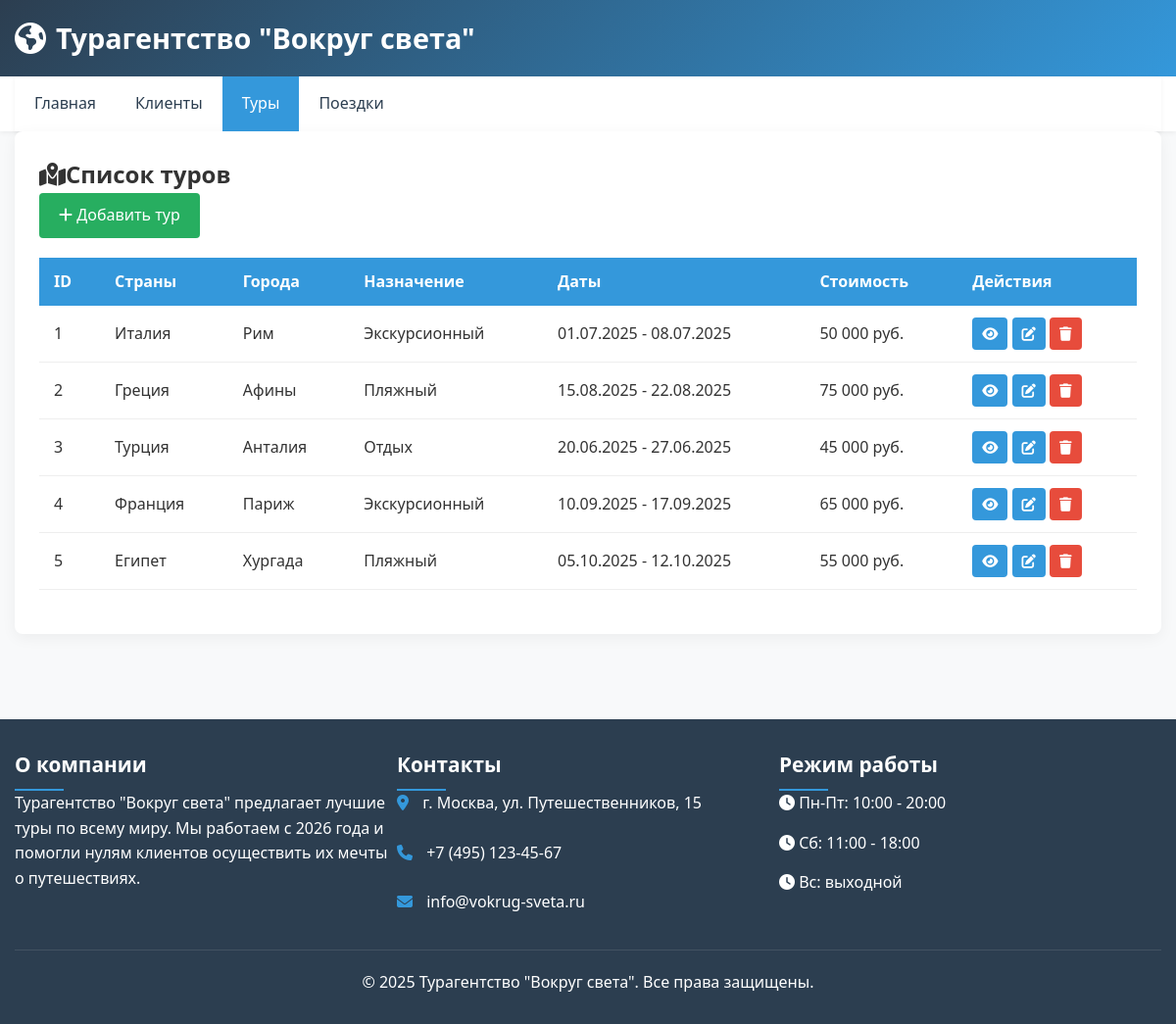
/index.php?entity=tour&action=list, run on the app's committed database.
### tables this page shows
CREATE TABLE `tour` (
  `TourID` int(11) NOT NULL,
  `Countries` varchar(200) DEFAULT NULL,
  `Cities` varchar(200) DEFAULT NULL,
  `Purpose` varchar(200) DEFAULT NULL,
  `HotelCategory` varchar(50) DEFAULT NULL,
  `MealPlan` varchar(100) DEFAULT NULL,
  `StartDate` date DEFAULT NULL,
  `EndDate` date DEFAULT NULL,
  `Transport` varchar(100) DEFAULT NULL,
  `BaseCost` decimal(19,4) DEFAULT NULL
);

### controllers/tour_controller.php (called while the page is built, shortened)
<?php
$action = $_GET['action'] ?? 'list';
switch ($action) {
    case 'list':
        $tours = getAllTours();
        include __DIR__ . '/../views/tour/list.php';
        break;
}

### model.php (called while the page is built, shortened)
<?php
$host = '127.0.0.1';
$user = 'root';
$password = '';
$database = 'travel_agency';
$mysqli = new mysqli($host, $user, $password, $database);
function getAllTours()
{
    global $mysqli;
    $result = $mysqli->query("SELECT * FROM tour");
    return $result->fetch_all(MYSQLI_ASSOC);
}
?>

### views/tour/list.php (the view)
<div class="content-card">
    <div class="d-flex justify-content-between align-items-center mb-4">
        <h2><i class="fas fa-map-marked-alt me-2"></i>Список туров</h2>
        <a href="index.php?entity=tour&action=add" class="btn btn-success">
            <i class="fas fa-plus me-1"></i> Добавить тур
        </a>
    </div>
    <div class="table-responsive">
        <table class="table table-hover">
            <thead class="table-primary">
                <tr>
                    <th>ID</th>
                    <th>Страны</th>
                    <th>Города</th>
                    <th>Назначение</th>
                    <th>Даты</th>
                    <th>Стоимость</th>
                    <th>Действия</th>
                </tr>
            </thead>
            <tbody>
                <?php foreach ($tours as $tour): ?>
                    <tr>
                        <td><?= $tour['TourID'] ?></td>
                        <td><?= $tour['Countries'] ?></td>
                        <td><?= $tour['Cities'] ?></td>
                        <td><?= $tour['Purpose'] ?></td>
                        <td>
                            <?= date('d.m.Y', strtotime($tour['StartDate'])) ?> -
                            <?= date('d.m.Y', strtotime($tour['EndDate'])) ?>
                        </td>
                        <td><?= number_format($tour['BaseCost'], 0, ',', ' ') ?> руб.</td>
                        <td>
                            <div class="btn-group">
                                <a href="index.php?entity=tour&action=show&id=<?= $tour['TourID'] ?>"
                                    class="btn btn-sm btn-primary" title="Просмотр">
                                    <i class="fas fa-eye"></i>
                                </a>
                                <a href="index.php?entity=tour&action=edit&id=<?= $tour['TourID'] ?>"
                                    class="btn btn-sm btn-warning" title="Редактировать">
                                    <i class="fas fa-edit"></i>
                                </a>
                                <a href="index.php?entity=tour&action=delete&id=<?= $tour['TourID'] ?>"
                                    class="btn btn-sm btn-danger" title="Удалить"
                                    onclick="return confirm('Вы уверены? Удаление тура также удалит все связанные поездки!')">
                                    <i class="fas fa-trash"></i>
                                </a>
                            </div>
                        </td>
                    </tr>
                <?php endforeach; ?>
            </tbody>
        </table>
    </div>
</div>

### index.php (style rules this page uses)
:root { --primary: #3498db; --secondary: #2c3e50; --success: #27ae60; --danger: #e74c3c; --light: #ecf0f1; --dark: #2c3e50; --gray: #95a5a6; }
* { margin: 0; padding: 0; box-sizing: border-box; font-family: 'Segoe UI', Tahoma, Geneva, Verdana, sans-serif; }
body { background-color: #f8f9fa; color: #333; line-height: 1.6; }
.content-card { background: white; border-radius: 8px; box-shadow: 0 4px 15px rgba(0, 0, 0, 0.05); padding: 25px; }
.btn { display: inline-block; padding: 10px 20px; background-color: var(--primary); color: white; border: none; border-radius: 4px; cursor: pointer; font-size: 1rem; font-weight: 500; text-decoration: none; transition: background-color 0.3s; }
.btn-success { background-color: var(--success); }
.btn-danger { background-color: var(--danger); }
.btn-sm { padding: 5px 10px; font-size: 0.9rem; }
table { width: 100%; border-collapse: collapse; margin: 20px 0; }
table th { background-color: var(--primary); color: white; text-align: left; padding: 12px 15px; }
table td { padding: 12px 15px; border-bottom: 1px solid #eee; }

### data on the page
tour: TourID "1", Countries "Италия", Cities "Рим", Purpose "Экскурсионный", StartDate "01.07.2025", EndDate "08.07.2025", BaseCost "50 000"
tour: TourID "2", Countries "Греция", Cities "Афины", Purpose "Пляжный", StartDate "15.08.2025", EndDate "22.08.2025", BaseCost "75 000"
tour: TourID "3", Countries "Турция", Cities "Анталия", Purpose "Отдых", StartDate "20.06.2025", EndDate "27.06.2025", BaseCost "45 000"
tour: TourID "4", Countries "Франция", Cities "Париж", Purpose "Экскурсионный", StartDate "10.09.2025", EndDate "17.09.2025", BaseCost "65 000"
tour: TourID "5", Countries "Египет", Cities "Хургада", Purpose "Пляжный", StartDate "05.10.2025", EndDate "12.10.2025", BaseCost "55 000"

### other printed values
$name "Главная"
$name "Клиенты"
$name "Туры"
$name "Поездки"
